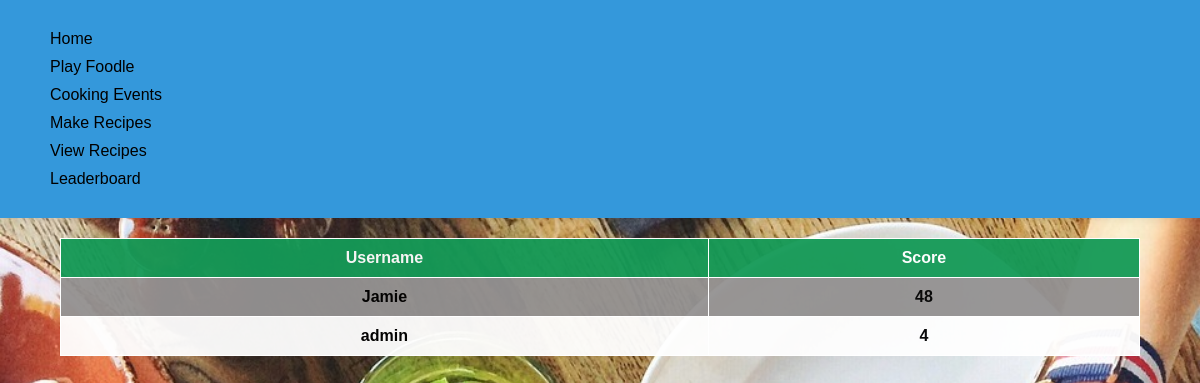
The app's page /foodle/leaderboard/ (signed in), older data.
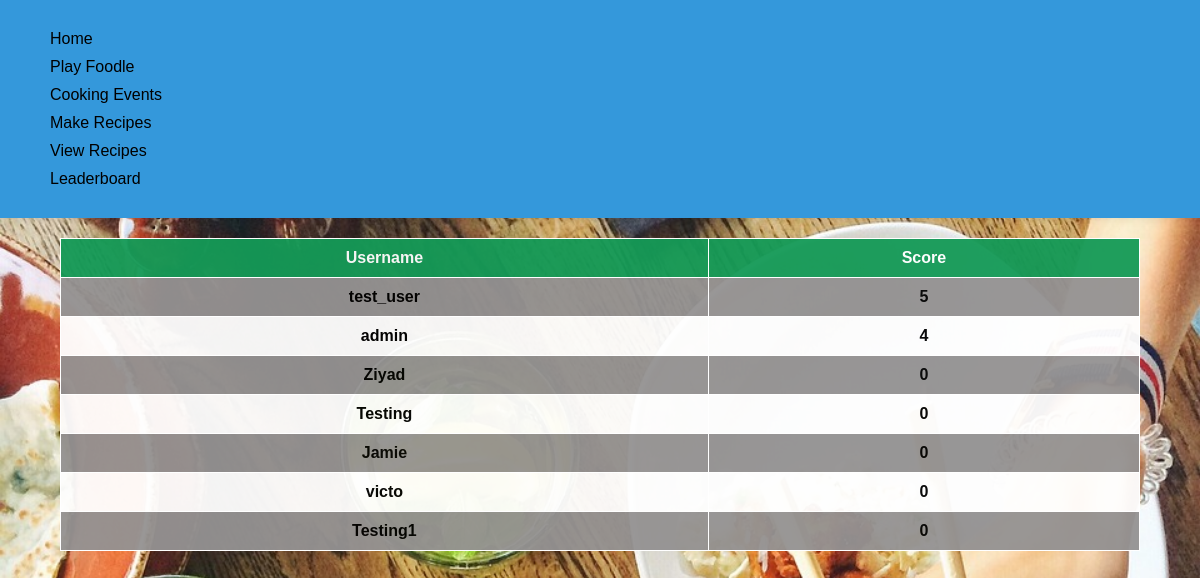
The same page, newer data.
### users/models.py (models this page shows, shortened)
class UserProfile(models.Model):
    user = models.OneToOneField(User, on_delete = models.CASCADE)
    foodle_score = models.IntegerField(default=0)
    def get_env_score(self):
        score = 0
        if (self.user.groups.count() == 0 ):
            return 0
        else:
            for event in MealEvent.objects.filter(group = self.user.groups.first()):
                score += event.score
        return score
    env_score = property(get_env_score) # make this a calculated attribute, re-calculated whenever read

### foodle/models.py (models this page shows)
class MealEvent(models.Model):
    Meal_Event_id = models.AutoField(primary_key=True)
    user = models.ForeignKey(User, on_delete=models.CASCADE)
    group = models.ForeignKey(Group, on_delete=models.CASCADE)
    date_time = models.DateTimeField()
    recipe = models.ForeignKey(Recipe, on_delete=models.CASCADE)
    score = models.PositiveBigIntegerField(default = 0)

### foodle/views.py (the view)
# urls.py: path("leaderboard/", views.leaderboard, name="leaderboard"),
@login_required
def leaderboard(request):
    profiles = list(UserProfile.objects.all())
    profiles.sort(
        reverse=True,
        key=lambda profile: profile.foodle_score
        + profile.env_score,  # combine foodle and recipe scores
    )
    context = {"top_100_profiles": profiles[:100]}
    return render(request, "foodle/leaderboard.html", context)

### foodle/templates/foodle/leaderboard.html (shortened to what this page needs)
{% extends 'foodle/index.html' %}
{% block content %}
{% load static %}
<head>
    <link rel="stylesheet" href="{% static '/css/general.css' %}">
</head>
{% if top_100_profiles %}
<table>
    <tr>
        <th>Username</th>
        <th>Score</th>
    </tr>
    {% for profile in top_100_profiles %}
    <tr>
        <td>{{ profile.user.username }}</td>
        <td>{{ profile.foodle_score|add:profile.env_score }}</td>
    </tr>
    {% endfor %}
</table>
{% else %}
<p>No users currently available</p>
{% endif %}
{% endblock content %}

### foodle/templates/foodle/index.html (shortened to what this page needs)
<!DOCTYPE html>
<html lang="en">
<head>
</head>
<body>
    <nav>
        <div>
            <div style="text-align: left;">
                <a href="{% url 'foodle:home' %}">Home</a>
                <a href="{% url 'foodle:play' %}">Play Foodle</a>
                <a href="{% url 'foodle:events' %}">Cooking Events</a>
                <a href="{% url 'recipes:create_recipe' %}">Make Recipes</a>
                <a href="{% url 'recipes:view_all_recipes' %}">View Recipes</a>
                <a href="{% url 'foodle:leaderboard' %}">Leaderboard</a>
            </div>
        </div>
    </nav>
    {% block content %}
    {% endblock content %}
</body>
</html>

### users/static/css/general.css (style rules this page uses)
body { background-image: url("./backgrounds/background1.jpg"); background-size: cover; height: 100vh; }

### foodle/templates/foodle/index.html (style rules this page uses)
body { font-family: Arial, sans-serif; background-color: #f2f2f2; margin: 0; padding: 0; box-sizing: border-box; }
nav { background-color: #3498db; padding: 10px; box-shadow: 0 0 10px rgba(0, 0, 0, 0.1); }
nav a { text-decoration: none; color: #fff; margin-right: 10px; }
div { margin: 20px; }
div a { text-decoration: none; color: black; display: block; margin-bottom: 10px; }

### foodle/templates/foodle/leaderboard.html (style rules this page uses)
body { font-family: Arial, sans-serif; background-color: #f2f2f2; margin: 0; padding: 0; box-sizing: border-box; }
table { width: 90%; border-collapse: collapse; margin-top: 20px; margin-left: auto; margin-right: auto ; }
th, td { border: 1px solid #ffffff; opacity: 1; padding: 10px; text-align: left; }
th { background-color: #149a57; color: #fff; text-align: center; }
tr:nth-child(odd) { background-color: #ffffff; opacity: 0.95; font-weight: bold; }
tr:nth-child(even) { background-color: #949292; opacity: 0.95; font-weight: bold; }
td { text-align: center; }

Row changes from the older to the newer data that the page shows:
added UserProfile: user.username "test_user", foodle_score|add "5"
shown differently, row unchanged: UserProfile "admin": moves up the list
added UserProfile: user.username "Ziyad", foodle_score|add "0"
added UserProfile: user.username "Testing", foodle_score|add "0"
changed UserProfile "Jamie": foodle_score|add "48" → "0"
added UserProfile: user.username "victo", foodle_score|add "0"
added UserProfile: user.username "Testing1", foodle_score|add "0"
